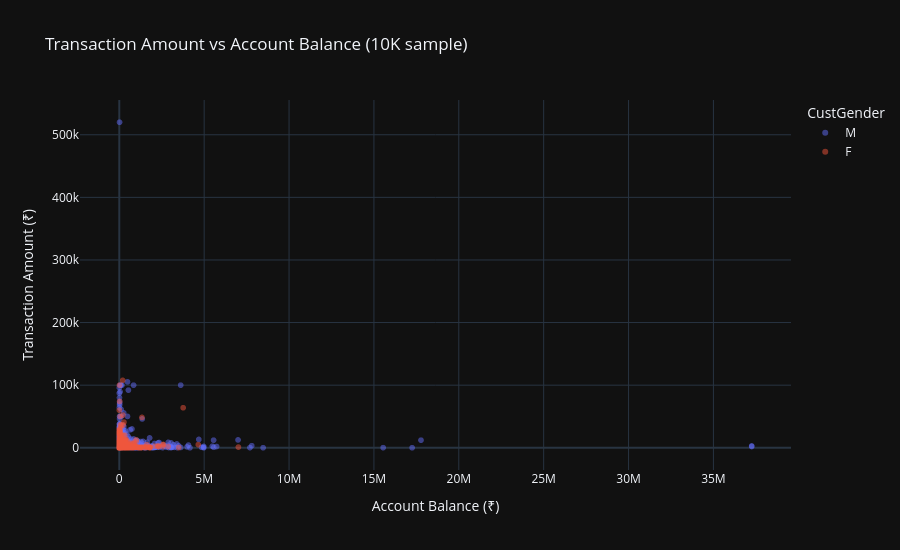

The cell this chart's notebook holds for it:
### Code cell
# ─── CELL 20 — Plotly: Scatter — Transaction Amount vs Account Balance ──────
# `scatter_sample` is reused by cell 22 (hvPlot scatter) — defined once here.
scatter_sample = txn.sample(n=10000, random_state=42)

fig = px.scatter(
    scatter_sample, x='CustAccountBalance', y='TransactionAmount_INR',
    color='CustGender', opacity=0.5,
    hover_data=['CustLocation', 'TransactionDate'],
    title='Transaction Amount vs Account Balance (10K sample)',
    labels={'CustAccountBalance': 'Account Balance (₹)',
            'TransactionAmount_INR': 'Transaction Amount (₹)'},
    template='plotly_dark', height=550)
fig.show()

### Figure 1 — Plotly figure (JSON) as saved in the notebook; plotly's stock layout.template omitted (floating-point values rounded to 4 significant figures; data arrays with more than 128 entries replaced by an {"elided": "..."} marker saying what was removed)
{"data": [{"customdata": {"elided": "7338x2 str values"}, "hovertemplate": "CustGender=M<br>Account Balance (₹)=%{x}<br>Transaction Amount (₹)=%{y}<br>CustLocation=%{customdata[0]}<br>TransactionDate=%{customdata[1]}<extra></extra>", "legendgroup": "M", "marker": {"color": "#636efa", "opacity": 0.5, "symbol": "circle"}, "mode": "markers", "name": "M", "showlegend": true, "type": "scattergl", "x": {"elided": "7338 float values"}, "xaxis": "x", "y": {"elided": "7338 float values"}, "yaxis": "y"}, {"customdata": {"elided": "2652x2 str values"}, "hovertemplate": "CustGender=F<br>Account Balance (₹)=%{x}<br>Transaction Amount (₹)=%{y}<br>CustLocation=%{customdata[0]}<br>TransactionDate=%{customdata[1]}<extra></extra>", "legendgroup": "F", "marker": {"color": "#EF553B", "opacity": 0.5, "symbol": "circle"}, "mode": "markers", "name": "F", "showlegend": true, "type": "scattergl", "x": {"elided": "2652 float values"}, "xaxis": "x", "y": {"elided": "2652 float values"}, "yaxis": "y"}], "layout": {"height": 550, "legend": {"title": {"text": "CustGender"}, "tracegroupgap": 0}, "title": {"text": "Transaction Amount vs Account Balance (10K sample)"}, "xaxis": {"anchor": "y", "domain": [0, 1], "title": {"text": "Account Balance (₹)"}}, "yaxis": {"anchor": "x", "domain": [0, 1], "title": {"text": "Transaction Amount (₹)"}}}}
